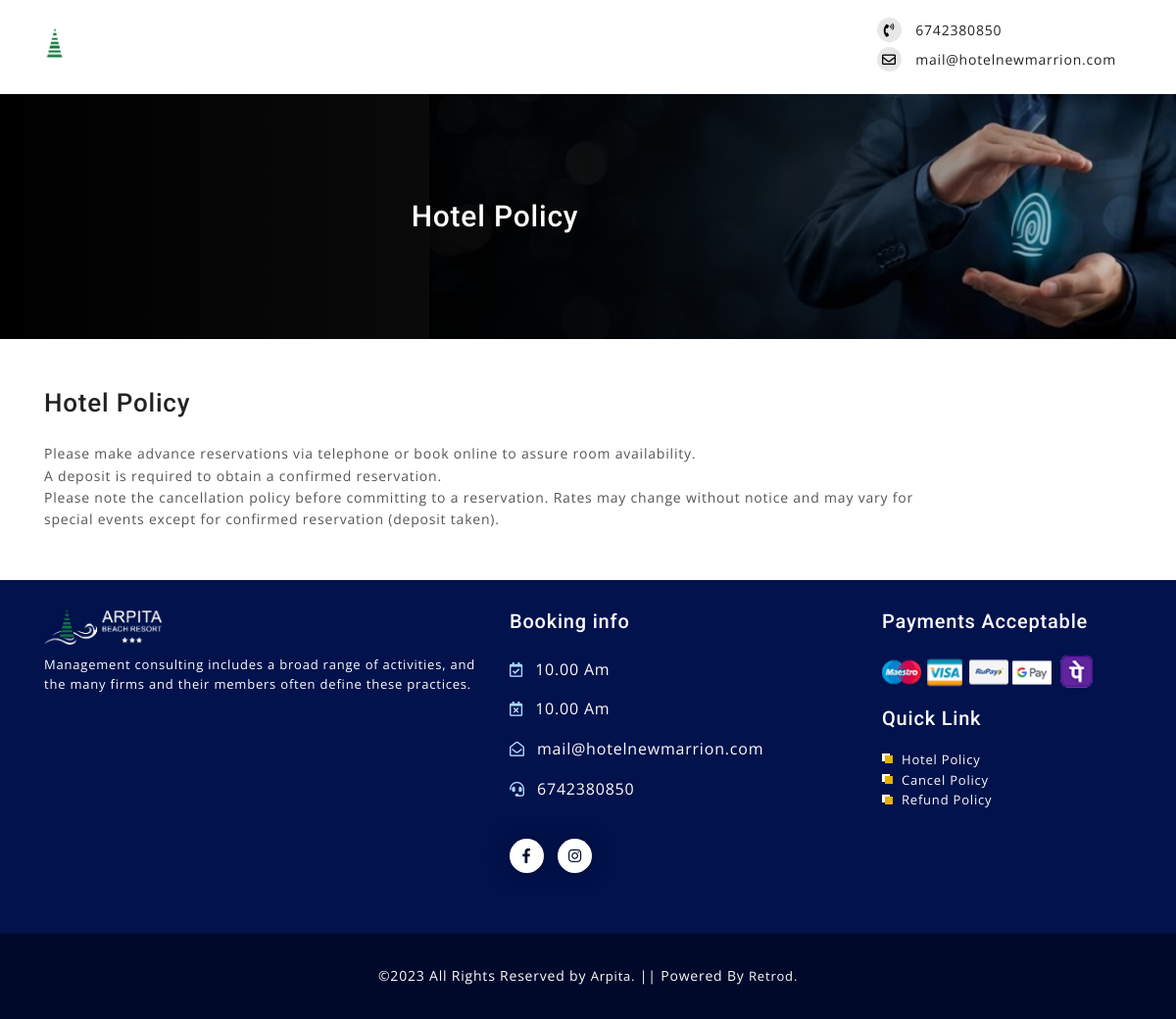
Page /be/hotel-policy.php on the committed database.
### tables this page shows
CREATE TABLE `profile` (
  `id` int(11) NOT NULL,
  `name` varchar(250) NOT NULL,
  `email` varchar(250) NOT NULL,
  `primaryphone` varchar(150) NOT NULL,
  `address` text NOT NULL,
  `district` varchar(250) NOT NULL,
  `pincode` varchar(250) NOT NULL,
  `gst` varchar(250) NOT NULL,
  `description` text NOT NULL,
  `logo` varchar(250) NOT NULL,
  `logo2` varchar(250) NOT NULL,
  `favicon` varchar(250) NOT NULL,
  `url` varchar(550) NOT NULL,
  `checkIn` varchar(250) NOT NULL,
  `checkOut` varchar(250) NOT NULL,
  `waNo` varchar(15) DEFAULT NULL,
  `fbLink` varchar(250) NOT NULL,
  `inLink` varchar(250) NOT NULL,
  `twLink` varchar(250) NOT NULL
);

CREATE TABLE `term` (
  `id` int(11) NOT NULL,
  `policy` varchar(250) NOT NULL,
  `title` varchar(250) NOT NULL,
  `termContent` text NOT NULL,
  `status` int(11) NOT NULL DEFAULT 1
);

### be/admin/include/function.php (called while the page is built, shortened)
<?php
function hotelDetail(){
    global $conDB;
    $sql = mysqli_query($conDB, "select * from profile");
    $row = mysqli_fetch_assoc($sql);
    return $row;
}
?>

### be/hotel-policy.php (the view, shortened to what this page needs)
<?php
include (SERVER_INCLUDE_PATH.'db.php');
include (SERVER_INCLUDE_PATH.'function.php');
$sql = mysqli_query($conDB, "select * from term where id ='1' ");
$row = mysqli_fetch_assoc($sql);
$title = $row['title'];
$termContent = $row['termContent'];
?>
<!doctype html>
<html lang="en">
<head>
    <?php include(SERVER_BOOKING_PATH.'/screen/head.php') ?>
</head>
<body>
    <?php include(SERVER_BOOKING_PATH.'/screen/navbar.php') ?>
    <section id="policySection">
        <div class="container">
            <div class="row">
                <div class="col-md-10">
                    <div class="content">
                        <h2><?php echo $title ?></h2>
                    </div>
                </div>
            </div>
        </div>
    </section>
    <section id="policyContent">
        <div class="container">
            <div class="row">
                <div class="col-md-10">
                    <div class="content">
                        <h4><?php echo $title ?></h4>
                        <div calss="caption">
                            <?php echo $termContent ?>
                        </div>
                    </div>
                </div>
            </div>
        </div>
    </section>
    <?php include(SERVER_BOOKING_PATH.'/screen/footer.php') ?>
    </body>
</html>

### be/screen/navbar.php (shortened to what this page needs)
<header id="navBar" class="header-static navbar-sticky navbar-light">
    <nav class="navbar navbar-expand-lg">
        <div class="container-fluid">
            <div class="flex">
                <div class="left_side">
                    <a style="display: flex;justify-content: center;align-items: center;" class="logo" href="<?php echo hotelDetail()['url'] ?>" target="blank">
                        <img style="width: 100%;height: auto;" src="<?php echo FRONT_SITE_IMG.hotelDetail()['logo'] ?>" alt="">
                    </a>
                </div>
                <div class="right_side">
                    <div class="contact_section">
                        <div class="box">
                            <a href="tel:<?php echo hotelDetail()['primaryphone'] ?>">
                                <span class="fas fa-phone-volume icon"></span>
                                <span><?php echo hotelDetail()['primaryphone'] ?></span>
                            </a>
                        </div>
                        <div class="box">
                            <a href="mailto: <?php echo hotelDetail()['email'] ?>">
                                <span class="far fa-envelope icon"></span>
                                <span><?php echo hotelDetail()['email'] ?></span>
                            </a>
                        </div>
                    </div>
                </div>
            </div>
        </div>
    </nav>
</header>

### be/screen/footer.php (shortened to what this page needs)
<footer class="footer footer-dark position-relative">
    <div class="footer_content">
        <div class="container">
            <div class="row">
                <div class="col-md-5">
                    <div class="caption">
                        <div class="logo" style="width: 120px; margin-bottom: 10px;"><a href="<?= hotelDetail()['url'] ?>" target="_blank"><img src="<?= FRONT_SITE_IMG.hotelDetail()['logo'] ?>" alt="<?php echo hotelDetail()['name'] ?> logo"></a></div>
                        <p id="footerDescCaption"><?php
                        $strlen = strlen(hotelDetail()['description']);
                            if(strlen(hotelDetail()['description']) > 180){
                                echo substr(hotelDetail()['description'], 0, 180).'<span id="footerDescReadMoreBtn">... <span style="color: #abd9ff;cursor: pointer;">Read More</span></span>';
                                echo '<span id="footerDescReadLessCaption" style="display:none">'. substr(hotelDetail()['description'], 180, $strlen) . '<span id="footerDescReadLessBtn" style="cursor: pointer;color: #abd9ff;"> Read Less</span></span>';
                            }else{
                                echo hotelDetail()['description'];
                            }
                        ?></p>
                    </div>
                </div>
                <div class="col-md-4">
                    <div class="booking_detail">
                        <h4>Booking info</h4>
                        <ul class="booking_info">
                            <li style="display: block;">
                                <i class="far fa-calendar-check"></i> <b><?php echo hotelDetail()['checkIn'] ?></b>
                            </li>
                            <li style="display: block;">
                                <i class="far fa-calendar-times"></i> <b><?php echo hotelDetail()['checkOut'] ?></b>
                            </li>
                            <li style="display: block;">
                                <a href="mailto:<?php echo hotelDetail()['email'] ?>"><i class="far fa-envelope-open"></i> <b><?php echo hotelDetail()['email'] ?></b></a>
                            </li>
                            <li style="display: block;">
                                <a href="tel:<?php echo hotelDetail()['primaryphone'] ?>"><i class="fas fa-headset"></i> <b><?php echo hotelDetail()['primaryphone'] ?></b></a>
                            </li>
                        </ul>
                        <br/>
                        <ul class="social">
                            <li style="display: inline-block;"><a href="<?= hotelDetail()['fb-link']?>" target="_blank"><i class="fab fa-facebook-f"></i></a></li>
                            <li style="display: inline-block;"><a href="<?= hotelDetail()['in-link']?>" target="_blank"><i class="fab fa-instagram"></i></a></li>
                        </ul>
                    </div>
                </div>
                <div class="col-md-3">
                    <h4>Payments Acceptable</h4>
                    <ul style="padding-top: 20px;">
                        <li style="display: inline-block;"><img style="width: 40px;" src="<?php echo FRONT_SITE_IMG ?>icon/master.png" alt=""></li>
                        <li style="display: inline-block;"><img style="width: 40px;" src="<?php echo FRONT_SITE_IMG ?>icon/visa.png" alt=""></li>
                        <li style="display: inline-block;"><img style="width: 40px;" src="<?php echo FRONT_SITE_IMG ?>icon/rupay.png" alt=""></li>
                        <li style="display: inline-block;"><img style="width: 40px;" src="<?php echo FRONT_SITE_IMG ?>icon/gpay.png" alt=""></li>
                        <li style="display: inline-block;"><img style="width: 40px;" src="<?php echo FRONT_SITE_IMG ?>icon/phonepe.png" alt=""></li>
                    </ul>
                    <h4 style="margin-top:15px">Quick Link</h4>
                    <ul style="padding-top: 20px;">
                        <li class="footer_link" style="display: block;"><a href="<?php echo FRONT_BOOKING_SITE ?>/hotel-policy.php" target="_blank"><span>Hotel Policy</span></a></li>
                        <li class="footer_link" style="display: block;"><a href="<?php echo FRONT_BOOKING_SITE ?>/cancel-policy.php" target="_blank"><span>Cancel Policy</span></a></li>
                        <li class="footer_link" style="display: block;"><a href="<?php echo FRONT_BOOKING_SITE ?>/refund-policy.php" target="_blank"><span>Refund Policy</span></a></li>
                    </ul>
                </div>
            </div>
        </div>
    </div>
    <div class="divider mt-3"></div>
    <div class="footer-copyright py-3">
        <div class="container">
            <div class="d-md-flex justify-content-between align-items-center py-3 text-center text-md-left">
                <div class="copyright-text">©<?php echo date('Y') ?> All Rights Reserved by <a href="<?php echo hotelDetail()['url'] ?>" target="blank"> <?php echo hotelDetail()['name'] ?>.</a> ||
                    Powered By <a target="blank" href="https://retrodtech.com"> Retrod.</a></div>
            </div>
        </div>
    </div>
</footer>

### be/css/style.css (style rules this page uses)
* { -webkit-user-select: none; -moz-user-select: none; user-select: none; }
h1, h2, h3, h4, h5, h6, p, b, strong { -webkit-user-select: text; -moz-user-select: text; user-select: text; }

### be/css/global.css (style rules this page uses)
html { font-size: 100%; }
html, body, div, span, applet, object, iframe, h1, h2, h3, h4, h5, h6, p, blockquote, pre, a, abbr, acronym, address, big, cite, code, del, dfn, em, font, ins, kbd, q, s, samp, small, strike, strong, sub, sup, tt, var, dl, dt, dd, ol, ul, li, fieldset, form, label, legend, table, caption, tbody, tfoot, thead, tr, th, td { border: 0; font-size: 100%; margin: 0; outline: 0; padding: 0; vertical-align: baseline; }
body { font-size: 14px; color: #555555; font-family: 'Open Sans', sans-serif; font-weight: normal; font-style: normal; line-height: 1.6; letter-spacing: 0.8px; }
h1, h2, h3, h4, h5, h6 { color: #222222; font-family: 'Roboto', sans-serif; font-weight: 500; }
h2 { font-size: 20px; }
h4 { font-size: 20px; }
img { border: none; max-width: 100%; height: auto; }
a { color: #222222; }
a, button, input { transition: all 0.3s ease-in-out 0s; -moz-transition: all 0.3s ease-in-out 0s; -o-transition: all 0.3s ease-in-out 0s; -webkit-transition: all 0.3s ease-in-out 0s; -ms-transition: all 0.3s ease-in-out 0s; }

### rows in the picture
profile: logo (picture), primaryphone "6742380850", email "mail@hotelnewmarrion.com", description "Management consulting includes a broad range of activities, and the many firms and their members often define these practices.", checkIn "10.00 Am", checkOut "10.00 Am", name "Arpita"
term: title "Hotel Policy", termContent "Please make advance reservations via telephone or book online to assure room availability. A deposit is required to obtain a confirmed reservation. Please note the cancellation policy before committing to a reservation. Rates may change without notice and may vary for special events except for confirmed reservation (deposit taken)."
